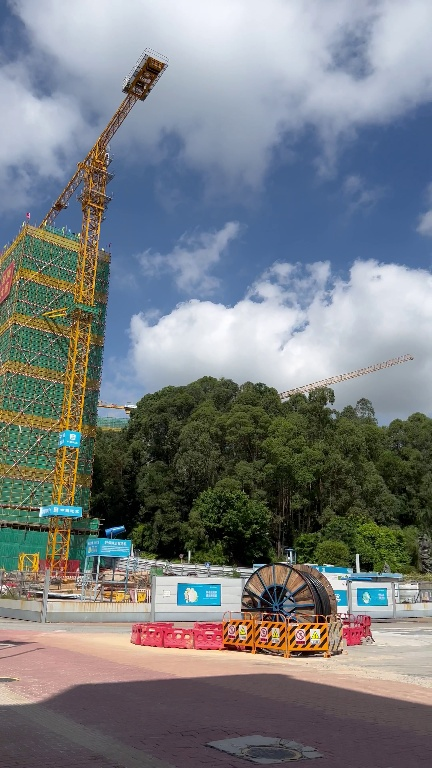
#> input picture project_ZhangSH/pano0/frame_42.jpg, 432 x 768 px, found by its file name
$ python cylindrical.py
#> lines starting #> are read from the running program, lines starting #| are printed output that depends on the picture
# this file implements cylindrical transformations

import numpy as np
import cv2 as cv2
import math

class Transformer:

    def __init__(self, imgs, f):
        '''inits with a set of imgs and camers focal val'''

        self.L = len(imgs)                  # number of images

        self.imgs = imgs                    # input images
        self.h, self.w = imgs[0].shape[:2]  # set height and width
        self.f = f                          # set focal

        self.M = np.array([[1,0,0],[0,1,0],[0,0,1]])     # matrix for homography transform

        self.K = np.array([ [self.f, 0,      self.w/2],
                            [0,      self.f, self.h/2],
                            [0,      0,      1       ]]) # matrix for cylindrical transform
                            # this variable only for square pixels

        self.cyl_imgs =    [None] * self.L
        self.cyl_masks =   [None] * self.L
        self.trans_imgs =  [None] * self.L
        self.trans_masks = [None] * self.L


    def set_M(self, M):
        '''set the homography transformation matrix'''
        self.M = M


    ## homography transformation -------------------------------------

    # [48 lines left out: functions __homo_point, add_homography, _projective_warp, __projective_warp_mask, not called in this run]

    ## cylindrical transformation ---------------------------------------

    def construct_cylindricals(self):
        '''construct cylindrical transformations for all imgs'''

        for index in range(self.L):
            img = self.imgs[index]
            cyl      = self._cylindrical_warp(img)       # do cylin on img
            cyl_mask = self.__cylindrical_warp_mask(img) # do mask on cylin
            self.cyl_imgs[index] = cyl
            self.cyl_masks[index]      = cyl_mask

        return self.cyl_imgs, self.cyl_masks


    def _cylindrical_warp(self, img):
        """This function returns the cylindrical warp for a given image and intrinsics matrix K"""
        K = self.K
        h_, w_ = img.shape[:2]
        # pixel coordinates
        y_i, x_i = np.indices((h_, w_))
        X = np.stack([x_i, y_i, np.ones_like(x_i)], axis=-1).reshape(h_*w_, 3) # to homog
        Kinv = np.linalg.inv(K)
        X = Kinv.dot(X.T).T # normalized coords
        # calculate cylindrical coords (sin\theta, h, cos\theta)
        A = np.stack([np.sin(X[:,0]), X[:,1], np.cos(X[:,0])],axis=-1).reshape(w_*h_, 3)
        B = K.dot(A.T).T # project back to image-pixels plane
        # back from homog coords
        B = B[:,:-1] / B[:,[-1]]
        # make sure warp coords only within image bounds
        B[(B[:,0] < 0) | (B[:,0] >= w_) | (B[:,1] < 0) | (B[:,1] >= h_)] = -1
        B = B.reshape(h_, w_, -1)

        img_rgba = cv2.cvtColor(img,cv2.COLOR_BGR2BGRA) # for transparent borders...
        # warp the image according to cylindrical coords

        img_cyl = cv2.remap(img_rgba, B[:,:,0].astype(np.float32), B[:,:,1].astype(np.float32), cv2.INTER_CUBIC, borderMode=cv2.BORDER_TRANSPARENT)

        # mask = __cylindrical_warp_mask(img, M)

        # return img_cyl, mask
        return img_cyl


    def __cylindrical_warp_mask(self, img, erosion=0):
        ''' returns the mask of cylindrical mapping'''
        K = self.K
        msk_before = np.full_like(img, 255)
        mask = self._cylindrical_warp(msk_before)
        if erosion > 0:
            kernel = np.ones((3, 3))
            mask = cv2.erode(mask, kernel)
        return mask


    # output ---------------------------------------------

    # [13 lines left out: function output_cyl, not called in this run]


## ------------------------------------------------------------

if __name__ == '__main__':

    imgs = []
    masks = []
    imgs.append(cv2.imread('pano0\\frame_42.jpg'))
    imgs.append(cv2.imread('pano0\\frame_63.jpg'))
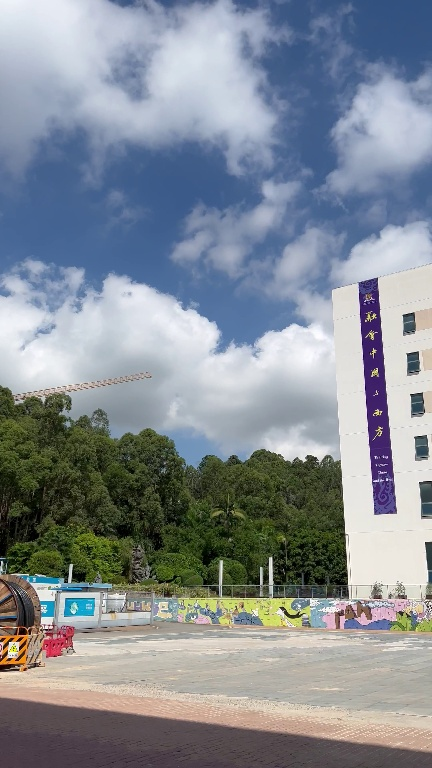
#> input picture project_ZhangSH/pano0/frame_63.jpg, 432 x 768 px, found by its file name
    imgs.append(cv2.imread('pano0\\frame_85.jpg'))
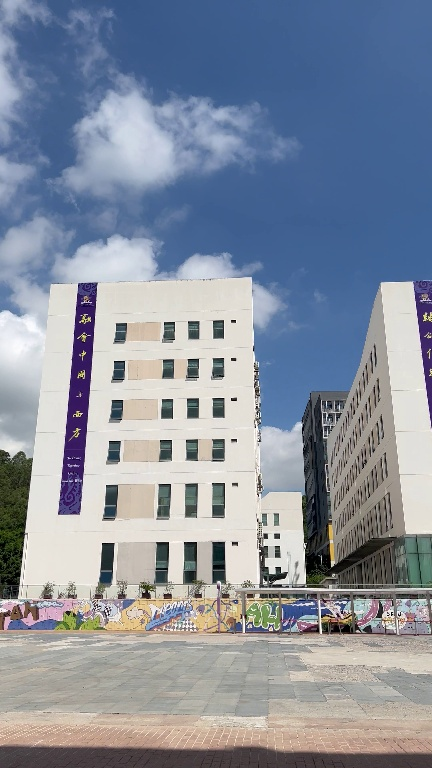
#> input picture project_ZhangSH/pano0/frame_85.jpg, 432 x 768 px, found by its file name
    imgs.append(cv2.imread('pano0\\frame_106.jpg'))
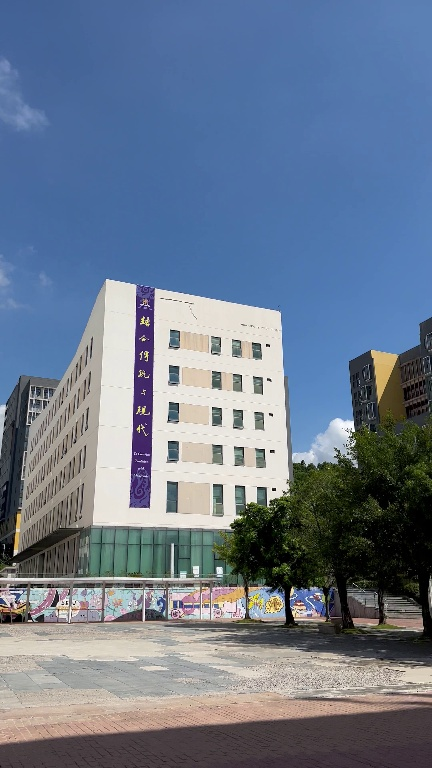
#> input picture project_ZhangSH/pano0/frame_106.jpg, 432 x 768 px, found by its file name
    imgs.append(cv2.imread('pano0\\frame_128.jpg'))
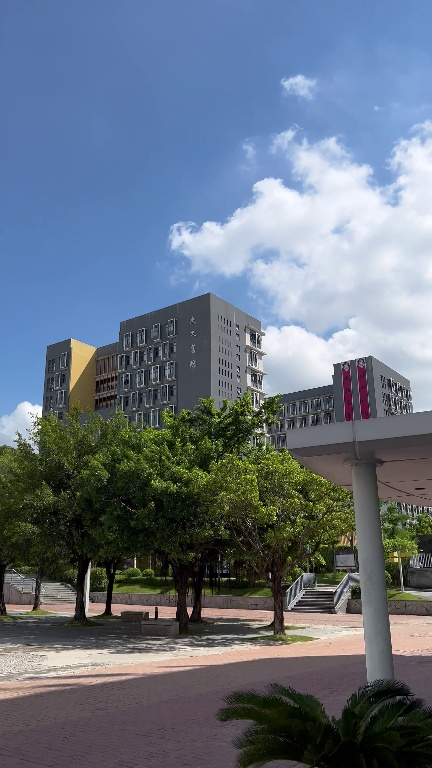
#> input picture project_ZhangSH/pano0/frame_128.jpg, 432 x 768 px, found by its file name
    imgs.append(cv2.imread('pano0\\frame_149.jpg'))
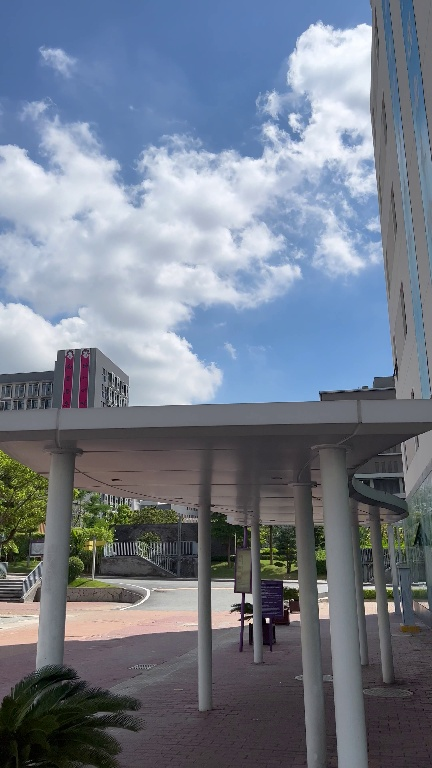
#> input picture project_ZhangSH/pano0/frame_149.jpg, 432 x 768 px, found by its file name
    imgs.append(cv2.imread('pano0\\frame_171.jpg'))


    TT = Transformer(imgs, f = 800)
#> in __init__, `self.L = len(imgs)`: self.L = 7
#> in __init__, `self.imgs = imgs`: self.imgs = 7 items
    TT.set_M(np.array([[1, 0.04, 0],  [0, 1, 0],  [0, 0.0002, 1]]))
#> in set_M, `self.M = M`: self.M = [[1, 0.04, 0], [0, 1, 0], [0, 0.0002, 1]]
#> the loop in construct_cylindricals, `for index in range(self.L):` made 7 passes
#> pass 1, in _cylindrical_warp, `img_cyl = cv2.remap(img_rgba, B[:,:,0].astype(np.float32), B[:,:,1].as..`:
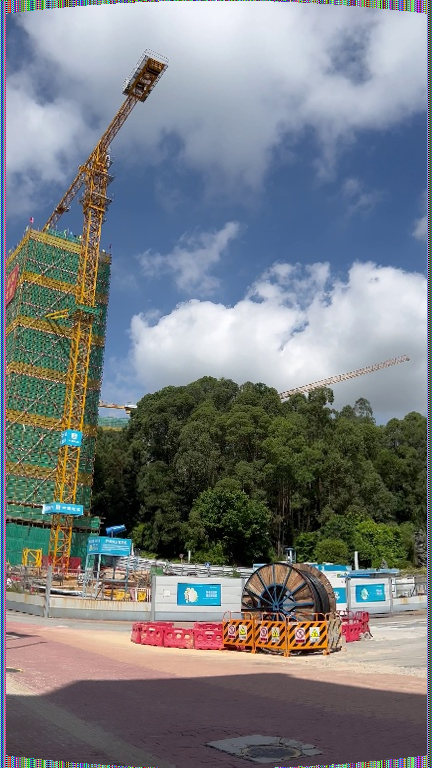
#> img_cyl: shape (768, 432, 4); mean B, G, R, A 128.8, 124.6, 119.9, 249.5
#> pass 1, in _cylindrical_warp (call 2), `img_cyl = cv2.remap(img_rgba, B[:,:,0].astype(np.float32), B[:,:,1].as..`:
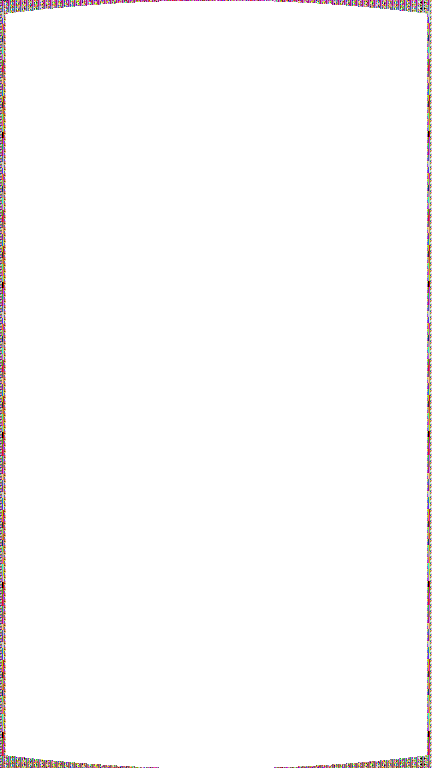
#> img_cyl: shape (768, 432, 4); mean B, G, R, A 250.8, 250.7, 251.9, 249.5
#> (the run stopped early here; a loop or call above may not have finished)
